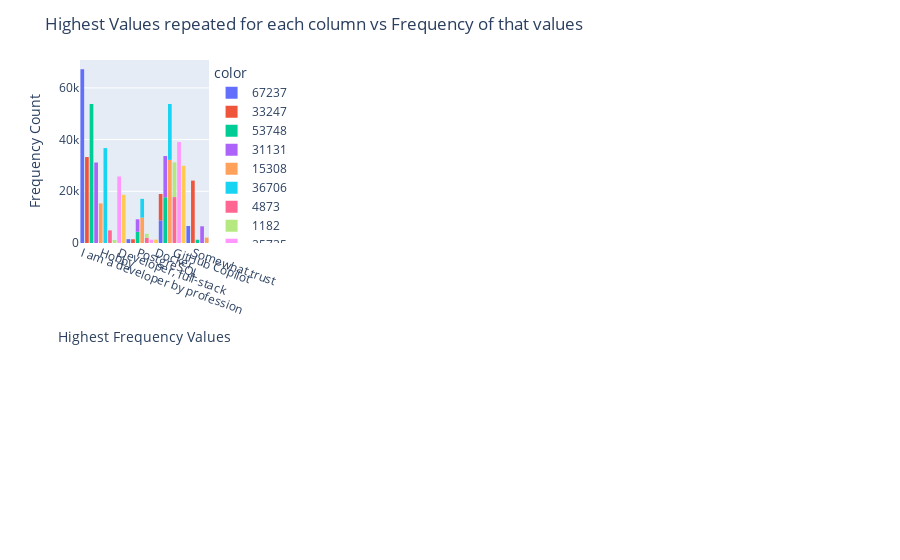

The code cell stored with this chart in its notebook:
### Code cell
fig = px.histogram(data_frame=describe_object_df,x=describe_object_df.iloc[2],y=describe_object_df.iloc[3],color=describe_object_df.iloc[3])
fig.update_layout(xaxis_title = 'Highest Frequency Values',yaxis_title='Frequency Count',xaxis=dict(tickangle=20),title='Highest Values repeated for each column vs Frequency of that values')

### Figure 1 — Plotly figure (JSON) as saved in the notebook; plotly's stock layout.template omitted (floating-point values rounded to 4 significant figures)
{"data": [{"alignmentgroup": "True", "bingroup": "x", "histfunc": "sum", "hovertemplate": "color=67237<br>x=%{x}<br>sum of y=%{y}<extra></extra>", "legendgroup": "67237", "marker": {"color": "#636efa", "pattern": {"shape": ""}}, "name": "67237", "offsetgroup": "67237", "orientation": "v", "showlegend": true, "type": "histogram", "x": ["I am a developer by profession"], "xaxis": "x", "y": [67237], "yaxis": "y"}, {"alignmentgroup": "True", "bingroup": "x", "histfunc": "sum", "hovertemplate": "color=33247<br>x=%{x}<br>sum of y=%{y}<extra></extra>", "legendgroup": "33247", "marker": {"color": "#EF553B", "pattern": {"shape": ""}}, "name": "33247", "offsetgroup": "33247", "orientation": "v", "showlegend": true, "type": "histogram", "x": ["25-34 "], "xaxis": "x", "y": [33247], "yaxis": "y"}, {"alignmentgroup": "True", "bingroup": "x", "histfunc": "sum", "hovertemplate": "color=53748<br>x=%{x}<br>sum of y=%{y}<extra></extra>", "legendgroup": "53748", "marker": {"color": "#00cc96", "pattern": {"shape": ""}}, "name": "53748", "offsetgroup": "53748", "orientation": "v", "showlegend": true, "type": "histogram", "x": ["Employed, full-time"], "xaxis": "x", "y": [53748], "yaxis": "y"}, {"alignmentgroup": "True", "bingroup": "x", "histfunc": "sum", "hovertemplate": "color=31131<br>x=%{x}<br>sum of y=%{y}<extra></extra>", "legendgroup": "31131", "marker": {"color": "#ab63fa", "pattern": {"shape": ""}}, "name": "31131", "offsetgroup": "31131", "orientation": "v", "showlegend": true, "type": "histogram", "x": ["Hybrid (some remote, some in-person)"], "xaxis": "x", "y": [31131], "yaxis": "y"}, {"alignmentgroup": "True", "bingroup": "x", "histfunc": "sum", "hovertemplate": "color=15308<br>x=%{x}<br>sum of y=%{y}<extra></extra>", "legendgroup": "15308", "marker": {"color": "#FFA15A", "pattern": {"shape": ""}}, "name": "15308", "offsetgroup": "15308", "orientation": "v", "showlegend": true, "type": "histogram", "x": ["Hobby"], "xaxis": "x", "y": [15308], "yaxis": "y"}, {"alignmentgroup": "True", "bingroup": "x", "histfunc": "sum", "hovertemplate": "color=36706<br>x=%{x}<br>sum of y=%{y}<extra></extra>", "legendgroup": "36706", "marker": {"color": "#19d3f3", "pattern": {"shape": ""}}, "name": "36706", "offsetgroup": "36706", "orientation": "v", "showlegend": true, "type": "histogram", "x": ["Bachelor’s degree (B.A., B.S., B.Eng., etc.)"], "xaxis": "x", "y": [36706], "yaxis": "y"}, {"alignmentgroup": "True", "bingroup": "x", "histfunc": "sum", "hovertemplate": "color=4873<br>x=%{x}<br>sum of y=%{y}<extra></extra>", "legendgroup": "4873", "marker": {"color": "#FF6692", "pattern": {"shape": ""}}, "name": "4873", "offsetgroup": "4873", "orientation": "v", "showlegend": true, "type": "histogram", "x": ["Other online resources (e.g., videos, blogs, forum)"], "xaxis": "x", "y": [4873], "yaxis": "y"}, {"alignmentgroup": "True", "bingroup": "x", "histfunc": "sum", "hovertemplate": "color=1182<br>x=%{x}<br>sum of y=%{y}<extra></extra>", "legendgroup": "1182", "marker": {"color": "#B6E880", "pattern": {"shape": ""}}, "name": "1182", "offsetgroup": "1182", "orientation": "v", "showlegend": true, "type": "histogram", "x": ["Formal documentation provided by the owner of the tech;Blogs with tips and tricks;Written Tutorials;Click to write Choice 20;Stack Overflow"], "xaxis": "x", "y": [1182], "yaxis": "y"}, {"alignmentgroup": "True", "bingroup": "x", "histfunc": "sum", "hovertemplate": "color=25735<br>x=%{x}<br>sum of y=%{y}<extra></extra>", "legendgroup": "25735", "marker": {"color": "#FF97FF", "pattern": {"shape": ""}}, "name": "25735", "offsetgroup": "25735", "orientation": "v", "showlegend": true, "type": "histogram", "x": ["Developer, full-stack"], "xaxis": "x", "y": [25735], "yaxis": "y"}, {"alignmentgroup": "True", "bingroup": "x", "histfunc": "sum", "hovertemplate": "color=18647<br>x=%{x}<br>sum of y=%{y}<extra></extra>", "legendgroup": "18647", "marker": {"color": "#FECB52", "pattern": {"shape": ""}}, "name": "18647", "offsetgroup": "18647", "orientation": "v", "showlegend": true, "type": "histogram", "x": ["United States of America"], "xaxis": "x", "y": [18647], "yaxis": "y"}, {"alignmentgroup": "True", "bingroup": "x", "histfunc": "sum", "hovertemplate": "color=1487<br>x=%{x}<br>sum of y=%{y}<extra></extra>", "legendgroup": "1487", "marker": {"color": "#636efa", "pattern": {"shape": ""}}, "name": "1487", "offsetgroup": "1487", "orientation": "v", "showlegend": true, "type": "histogram", "x": ["HTML/CSS;JavaScript;TypeScript"], "xaxis": "x", "y": [1487], "yaxis": "y"}, {"alignmentgroup": "True", "bingroup": "x", "histfunc": "sum", "hovertemplate": "color=1438<br>x=%{x}<br>sum of y=%{y}<extra></extra>", "legendgroup": "1438", "marker": {"color": "#EF553B", "pattern": {"shape": ""}}, "name": "1438", "offsetgroup": "1438", "orientation": "v", "showlegend": true, "type": "histogram", "x": ["Rust"], "xaxis": "x", "y": [1438], "yaxis": "y"}, {"alignmentgroup": "True", "bingroup": "x", "histfunc": "sum", "hovertemplate": "color=4350<br>x=%{x}<br>sum of y=%{y}<extra></extra>", "legendgroup": "4350", "marker": {"color": "#00cc96", "pattern": {"shape": ""}}, "name": "4350", "offsetgroup": "4350", "orientation": "v", "showlegend": true, "type": "histogram", "x": ["PostgreSQL"], "xaxis": "x", "y": [4350], "yaxis": "y"}, {"alignmentgroup": "True", "bingroup": "x", "histfunc": "sum", "hovertemplate": "color=4815<br>x=%{x}<br>sum of y=%{y}<extra></extra>", "legendgroup": "4815", "marker": {"color": "#ab63fa", "pattern": {"shape": ""}}, "name": "4815", "offsetgroup": "4815", "orientation": "v", "showlegend": true, "type": "histogram", "x": ["PostgreSQL"], "xaxis": "x", "y": [4815], "yaxis": "y"}, {"alignmentgroup": "True", "bingroup": "x", "histfunc": "sum", "hovertemplate": "color=9804<br>x=%{x}<br>sum of y=%{y}<extra></extra>", "legendgroup": "9804", "marker": {"color": "#FFA15A", "pattern": {"shape": ""}}, "name": "9804", "offsetgroup": "9804", "orientation": "v", "showlegend": true, "type": "histogram", "x": ["Amazon Web Services (AWS)"], "xaxis": "x", "y": [9804], "yaxis": "y"}, {"alignmentgroup": "True", "bingroup": "x", "histfunc": "sum", "hovertemplate": "color=7269<br>x=%{x}<br>sum of y=%{y}<extra></extra>", "legendgroup": "7269", "marker": {"color": "#19d3f3", "pattern": {"shape": ""}}, "name": "7269", "offsetgroup": "7269", "orientation": "v", "showlegend": true, "type": "histogram", "x": ["Amazon Web Services (AWS)"], "xaxis": "x", "y": [7269], "yaxis": "y"}, {"alignmentgroup": "True", "bingroup": "x", "histfunc": "sum", "hovertemplate": "color=2017<br>x=%{x}<br>sum of y=%{y}<extra></extra>", "legendgroup": "2017", "marker": {"color": "#FF6692", "pattern": {"shape": ""}}, "name": "2017", "offsetgroup": "2017", "orientation": "v", "showlegend": true, "type": "histogram", "x": ["React"], "xaxis": "x", "y": [2017], "yaxis": "y"}, {"alignmentgroup": "True", "bingroup": "x", "histfunc": "sum", "hovertemplate": "color=1561<br>x=%{x}<br>sum of y=%{y}<extra></extra>", "legendgroup": "1561", "marker": {"color": "#B6E880", "pattern": {"shape": ""}}, "name": "1561", "offsetgroup": "1561", "orientation": "v", "showlegend": true, "type": "histogram", "x": ["React"], "xaxis": "x", "y": [1561], "yaxis": "y"}, {"alignmentgroup": "True", "bingroup": "x", "histfunc": "sum", "hovertemplate": "color=1264<br>x=%{x}<br>sum of y=%{y}<extra></extra>", "legendgroup": "1264", "marker": {"color": "#FF97FF", "pattern": {"shape": ""}}, "name": "1264", "offsetgroup": "1264", "orientation": "v", "showlegend": true, "type": "histogram", "x": ["Visual Studio Solution"], "xaxis": "x", "y": [1264], "yaxis": "y"}, {"alignmentgroup": "True", "bingroup": "x", "histfunc": "sum", "hovertemplate": "color=1331<br>x=%{x}<br>sum of y=%{y}<extra></extra>", "legendgroup": "1331", "marker": {"color": "#FECB52", "pattern": {"shape": ""}}, "name": "1331", "offsetgroup": "1331", "orientation": "v", "showlegend": true, "type": "histogram", "x": ["Docker"], "xaxis": "x", "y": [1331], "yaxis": "y"}, {"alignmentgroup": "True", "bingroup": "x", "histfunc": "sum", "hovertemplate": "color=8754<br>x=%{x}<br>sum of y=%{y}<extra></extra>", "legendgroup": "8754", "marker": {"color": "#636efa", "pattern": {"shape": ""}}, "name": "8754", "offsetgroup": "8754", "orientation": "v", "showlegend": true, "type": "histogram", "x": ["Visual Studio Code"], "xaxis": "x", "y": [8754], "yaxis": "y"}, {"alignmentgroup": "True", "bingroup": "x", "histfunc": "sum", "hovertemplate": "color=10193<br>x=%{x}<br>sum of y=%{y}<extra></extra>", "legendgroup": "10193", "marker": {"color": "#EF553B", "pattern": {"shape": ""}}, "name": "10193", "offsetgroup": "10193", "orientation": "v", "showlegend": true, "type": "histogram", "x": ["Visual Studio Code"], "xaxis": "x", "y": [10193], "yaxis": "y"}, {"alignmentgroup": "True", "bingroup": "x", "histfunc": "sum", "hovertemplate": "color=17688<br>x=%{x}<br>sum of y=%{y}<extra></extra>", "legendgroup": "17688", "marker": {"color": "#00cc96", "pattern": {"shape": ""}}, "name": "17688", "offsetgroup": "17688", "orientation": "v", "showlegend": true, "type": "histogram", "x": ["Windows"], "xaxis": "x", "y": [17688], "yaxis": "y"}, {"alignmentgroup": "True", "bingroup": "x", "histfunc": "sum", "hovertemplate": "color=15943<br>x=%{x}<br>sum of y=%{y}<extra></extra>", "legendgroup": "15943", "marker": {"color": "#ab63fa", "pattern": {"shape": ""}}, "name": "15943", "offsetgroup": "15943", "orientation": "v", "showlegend": true, "type": "histogram", "x": ["Windows"], "xaxis": "x", "y": [15943], "yaxis": "y"}, {"alignmentgroup": "True", "bingroup": "x", "histfunc": "sum", "hovertemplate": "color=32150<br>x=%{x}<br>sum of y=%{y}<extra></extra>", "legendgroup": "32150", "marker": {"color": "#FFA15A", "pattern": {"shape": ""}}, "name": "32150", "offsetgroup": "32150", "orientation": "v", "showlegend": true, "type": "histogram", "x": ["ChatGPT"], "xaxis": "x", "y": [32150], "yaxis": "y"}, {"alignmentgroup": "True", "bingroup": "x", "histfunc": "sum", "hovertemplate": "color=21609<br>x=%{x}<br>sum of y=%{y}<extra></extra>", "legendgroup": "21609", "marker": {"color": "#19d3f3", "pattern": {"shape": ""}}, "name": "21609", "offsetgroup": "21609", "orientation": "v", "showlegend": true, "type": "histogram", "x": ["ChatGPT"], "xaxis": "x", "y": [21609], "yaxis": "y"}, {"alignmentgroup": "True", "bingroup": "x", "histfunc": "sum", "hovertemplate": "color=17754<br>x=%{x}<br>sum of y=%{y}<extra></extra>", "legendgroup": "17754", "marker": {"color": "#FF6692", "pattern": {"shape": ""}}, "name": "17754", "offsetgroup": "17754", "orientation": "v", "showlegend": true, "type": "histogram", "x": ["GitHub Copilot"], "xaxis": "x", "y": [17754], "yaxis": "y"}, {"alignmentgroup": "True", "bingroup": "x", "histfunc": "sum", "hovertemplate": "color=13426<br>x=%{x}<br>sum of y=%{y}<extra></extra>", "legendgroup": "13426", "marker": {"color": "#B6E880", "pattern": {"shape": ""}}, "name": "13426", "offsetgroup": "13426", "orientation": "v", "showlegend": true, "type": "histogram", "x": ["GitHub Copilot"], "xaxis": "x", "y": [13426], "yaxis": "y"}, {"alignmentgroup": "True", "bingroup": "x", "histfunc": "sum", "hovertemplate": "color=39042<br>x=%{x}<br>sum of y=%{y}<extra></extra>", "legendgroup": "39042", "marker": {"color": "#FF97FF", "pattern": {"shape": ""}}, "name": "39042", "offsetgroup": "39042", "orientation": "v", "showlegend": true, "type": "histogram", "x": ["Yes"], "xaxis": "x", "y": [39042], "yaxis": "y"}, {"alignmentgroup": "True", "bingroup": "x", "histfunc": "sum", "hovertemplate": "color=29863<br>x=%{x}<br>sum of y=%{y}<extra></extra>", "legendgroup": "29863", "marker": {"color": "#FECB52", "pattern": {"shape": ""}}, "name": "29863", "offsetgroup": "29863", "orientation": "v", "showlegend": true, "type": "histogram", "x": ["Favorable"], "xaxis": "x", "y": [29863], "yaxis": "y"}, {"alignmentgroup": "True", "bingroup": "x", "histfunc": "sum", "hovertemplate": "color=6576<br>x=%{x}<br>sum of y=%{y}<extra></extra>", "legendgroup": "6576", "marker": {"color": "#636efa", "pattern": {"shape": ""}}, "name": "6576", "offsetgroup": "6576", "orientation": "v", "showlegend": true, "type": "histogram", "x": ["Increase productivity;Greater efficiency;Speed up learning"], "xaxis": "x", "y": [6576], "yaxis": "y"}, {"alignmentgroup": "True", "bingroup": "x", "histfunc": "sum", "hovertemplate": "color=24128<br>x=%{x}<br>sum of y=%{y}<extra></extra>", "legendgroup": "24128", "marker": {"color": "#EF553B", "pattern": {"shape": ""}}, "name": "24128", "offsetgroup": "24128", "orientation": "v", "showlegend": true, "type": "histogram", "x": ["Somewhat trust"], "xaxis": "x", "y": [24128], "yaxis": "y"}, {"alignmentgroup": "True", "bingroup": "x", "histfunc": "sum", "hovertemplate": "color=1252<br>x=%{x}<br>sum of y=%{y}<extra></extra>", "legendgroup": "1252", "marker": {"color": "#00cc96", "pattern": {"shape": ""}}, "name": "1252", "offsetgroup": "1252", "orientation": "v", "showlegend": true, "type": "histogram", "x": ["Learning about a codebase;Project planning;Writing code;Documenting code;Debugging and getting help;Testing code;Committing and reviewing code;Deployment and monitoring;Collaborating with teammates "], "xaxis": "x", "y": [1252], "yaxis": "y"}, {"alignmentgroup": "True", "bingroup": "x", "histfunc": "sum", "hovertemplate": "color=6459<br>x=%{x}<br>sum of y=%{y}<extra></extra>", "legendgroup": "6459", "marker": {"color": "#ab63fa", "pattern": {"shape": ""}}, "name": "6459", "offsetgroup": "6459", "orientation": "v", "showlegend": true, "type": "histogram", "x": ["Writing code"], "xaxis": "x", "y": [6459], "yaxis": "y"}, {"alignmentgroup": "True", "bingroup": "x", "histfunc": "sum", "hovertemplate": "color=2087<br>x=%{x}<br>sum of y=%{y}<extra></extra>", "legendgroup": "2087", "marker": {"color": "#FFA15A", "pattern": {"shape": ""}}, "name": "2087", "offsetgroup": "2087", "orientation": "v", "showlegend": true, "type": "histogram", "x": ["Collaborating with teammates "], "xaxis": "x", "y": [2087], "yaxis": "y"}], "layout": {"barmode": "relative", "legend": {"title": {"text": "color"}, "tracegroupgap": 0}, "margin": {"t": 60}, "title": {"text": "Highest Values repeated for each column vs Frequency of that values"}, "xaxis": {"anchor": "y", "domain": [0, 1], "tickangle": 20, "title": {"text": "Highest Frequency Values"}}, "yaxis": {"anchor": "x", "domain": [0, 1], "title": {"text": "Frequency Count"}}}}
